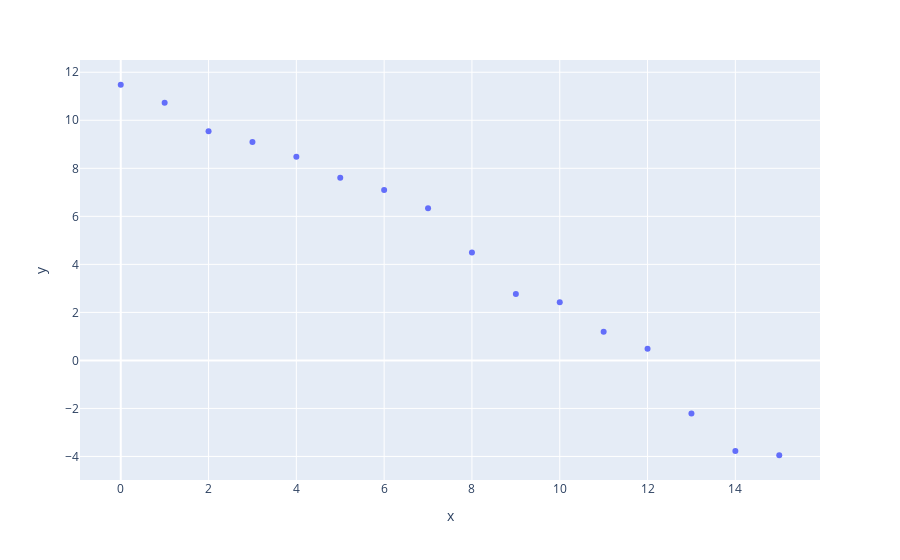

Notebook code cell kept with this figure:
### Code cell
px.scatter(
    x = np.arange(0,len(L),1), 
    y = np.log(L))

### Figure 1 — Plotly figure (JSON) as saved in the notebook; plotly's stock layout.template omitted (floating-point values rounded to 4 significant figures)
{"data": [{"hovertemplate": "x=%{x}<br>y=%{y}<extra></extra>", "legendgroup": "", "marker": {"color": "#636efa", "symbol": "circle"}, "mode": "markers", "name": "", "orientation": "v", "showlegend": false, "type": "scatter", "x": [0, 1, 2, 3, 4, 5, 6, 7, 8, 9, 10, 11, 12, 13, 14, 15], "xaxis": "x", "y": [11.48, 10.73, 9.544, 9.095, 8.48, 7.607, 7.1, 6.336, 4.495, 2.762, 2.423, 1.195, 0.4902, -2.214, -3.778, -3.95], "yaxis": "y"}], "layout": {"legend": {"tracegroupgap": 0}, "margin": {"t": 60}, "xaxis": {"anchor": "y", "domain": [0, 1], "title": {"text": "x"}}, "yaxis": {"anchor": "x", "domain": [0, 1], "title": {"text": "y"}}}}
